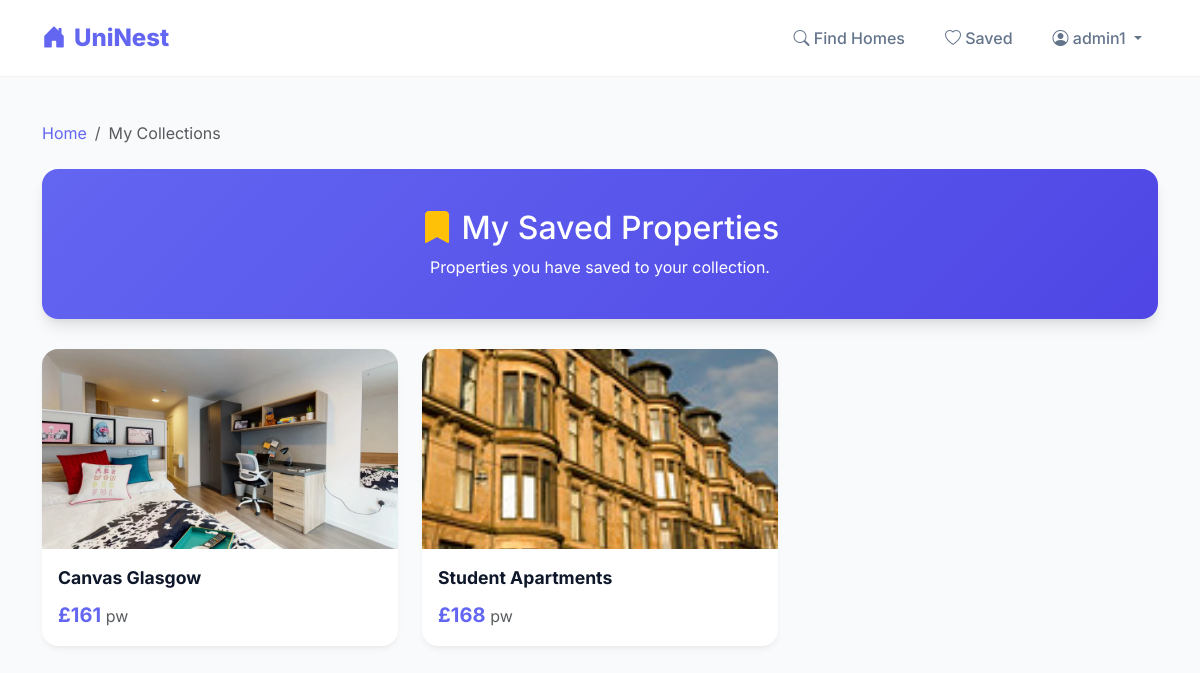
Page /my-collection/ (signed in) on the committed database.
### properties/models.py (models this page shows, shortened)
class User(AbstractUser):
    ROLE_CHOICES = (
        ('user', 'Student User'),
        ('agency', 'Agency'),
        ('admin', 'Administrator'),
    )
    role = models.CharField(max_length=10, choices=ROLE_CHOICES, default='user')

class Property(models.Model):
    title = models.CharField(max_length=200)
    description = models.TextField()
    price = models.IntegerField(verbose_name="Price (£/week)")
    zip_code = models.CharField(max_length=10)
    image = models.ImageField(upload_to="images/", blank=True, null=True)
    user = models.ForeignKey(User, on_delete=models.CASCADE)
    created_at = models.DateTimeField(auto_now_add=True)
    address = models.CharField(max_length=300, blank=True, verbose_name="Full Address")
    area = models.CharField(max_length=100, blank=True, null=True)
    latitude = models.DecimalField(max_digits=9, decimal_places=7, null=True, blank=True, verbose_name="Latitude")
    longitude = models.DecimalField(max_digits=10, decimal_places=7, null=True, blank=True, verbose_name="Longitude")
    distance_from_campus = models.CharField(max_length=50, blank=True, verbose_name="Distance from Campus")

### properties/views.py (the view)
# urls.py: path('my-collection/', views.my_collection, name='my_collection'),
@login_required
def my_collection(request):
    collected_properties = Property.objects.filter(
        collected_by__user=request.user
    ).order_by("-created_at")
    return render(request, "collections/my_collection.html", {"properties": collected_properties})

### properties/templates/collections/my_collection.html (shortened to what this page needs)
{% extends 'base/base.html' %}
{% block content %}
<div class="container py-4">
    <nav aria-label="breadcrumb" class="mb-4">
        <ol class="breadcrumb">
            <li class="breadcrumb-item">
                {% if request.GET.from == 'dashboard' %}
                    <a href="{% url 'user_dashboard' %}" class="text-decoration-none" style="color: var(--primary-color);">Dashboard</a>
                {% else %}
                    <a href="{% url 'home' %}" class="text-decoration-none" style="color: var(--primary-color);">Home</a>
                {% endif %}
            </li>
            <li class="breadcrumb-item active" aria-current="page">My Collections</li>
        </ol>
    </nav>
    <div class="page-header">
        <h2><i class="bi bi-bookmark-fill text-warning"></i> My Saved Properties</h2>
        <p class="mb-0">Properties you have saved to your collection.</p>
    </div>
    <div class="row g-4">
        {% for p in properties %}
        <div class="col-12 col-md-6 col-lg-4 animate-fade-in-up" style="animation-delay: {{ forloop.counter }}00ms;">
            <div class="property-card">
                <a href="{% url 'property_detail' p.id %}">
                    <div class="property-image-container">
                        {% if p.image %}
                            <img src="{{ p.image.url }}" class="property-image" alt="{{ p.title }}">
                        {% else %}
                            <div class="property-no-image"><i class="bi bi-image text-muted" style="font-size: 2rem;"></i></div>
                        {% endif %}
                    </div>
                    <div class="property-details">
                        <div class="property-title text-truncate">{{ p.title }}</div>
                        <div class="property-price">
                            £{{ p.price }} <span class="fs-6 text-muted fw-normal">pw</span>
                        </div>
                    </div>
                </a>
            </div>
        </div>
        {% endfor %}
    </div>
</div>
{% endblock %}

### properties/templates/base/base.html (shortened to what this page needs)
<!DOCTYPE html>
<html lang="en">
<head>
    <link href="https://cdn.jsdelivr.net/npm/bootstrap@5.3.3/dist/css/bootstrap.min.css" rel="stylesheet">
    <link rel="stylesheet" href="https://cdn.jsdelivr.net/npm/bootstrap-icons@1.11.3/font/bootstrap-icons.min.css">
</head>
<body>
    <nav class="navbar navbar-expand-lg modern-navbar">
        <div class="container max-w-1200">
            <a class="navbar-brand" href="{% url 'home' %}">
                <i class="bi bi-house-door-fill"></i> UniNest
            </a>
            <div class="collapse navbar-collapse" id="navbarNav">
                <ul class="navbar-nav ms-auto align-items-center gap-2">
                    <li class="nav-item">
                        <a class="nav-link" href="{% url 'home' %}"><i class="bi bi-search"></i> Find Homes</a>
                    </li>
                    {% if user.is_authenticated %}
                        <li class="nav-item">
                            <a class="nav-link" href="{% url 'my_likes' %}"><i class="bi bi-heart"></i> Saved</a>
                        </li>
                        <li class="nav-item dropdown">
                            <a class="nav-link dropdown-toggle" href="#" id="userDropdown" role="button" data-bs-toggle="dropdown">
                                <i class="bi bi-person-circle"></i> {{ user.username }}
                            </a>
                        </li>
                    {% endif %}
                </ul>
            </div>
        </div>
    </nav>
    <div class="main-container">
        <div id="toast-container" class="position-fixed top-0 end-0 p-3" style="z-index: 1060; margin-top: 70px;">
        </div>
        {% block content %}
        {% endblock %}
    </div>
</body>
</html>

### properties/templates/base/base.html (style rules this page uses)
:root { --primary-color: #6366f1; --primary-hover: #4f46e5; --secondary-color: #14b8a6; --accent-color: #f43f5e; --bg-light: #f8fafc; --text-dark: #0f172a; --text-muted: #64748b; --card-bg: #ffffff; --border-radius: 16px; --shadow-sm: 0 4px 6px -1px rgba(0, 0, 0, 0.05), 0 2px 4px -1px rgba(0, 0, 0, 0.03); --shadow-md: 0 10px 15px -3px rgba(0, 0, 0, 0.1), 0 4px 6px -2px rgba(0, 0, 0, 0.05); --shadow-lg: 0 20px 25px -5px rgba(99, 102, 241, 0.15), 0 10px 10px -5px rgba(99, 102, 241, 0.04); --transition: all 0.3s cubic-bezier(0.4, 0, 0.2, 1); --transition-bounce: all 0.5s cubic-bezier(0.68, -0.55, 0.265, 1.55); }
.animate-fade-in-up { animation: fadeInUp 0.6s cubic-bezier(0.16, 1, 0.3, 1) forwards; opacity: 0; }
body { background-color: var(--bg-light); min-height: 100vh; margin: 0; font-family: 'Inter', -apple-system, BlinkMacSystemFont, "Segoe UI", Roboto, sans-serif; display: flex; flex-direction: column; color: var(--text-dark); }
.main-container { flex: 1; background: transparent; width: 100%; max-width: 1200px; margin: 0 auto; position: relative; display: flex; flex-direction: column; padding: 20px; }
.modern-navbar { background: rgba(255, 255, 255, 0.9); backdrop-filter: blur(10px); border-bottom: 1px solid rgba(0,0,0,0.05); padding: 15px 0; position: sticky; top: 0; z-index: 1000; }
.navbar-brand { font-weight: 800; font-size: 1.5rem; color: var(--primary-color) !important; display: flex; align-items: center; gap: 8px; }
.nav-link { font-weight: 500; color: var(--text-muted); transition: var(--transition); padding: 8px 16px !important; border-radius: 8px; }

### properties/templates/collections/my_collection.html (style rules this page uses)
.page-header { background: linear-gradient(135deg, var(--primary-color), var(--primary-hover)); color: white; padding: 40px 20px; border-radius: var(--border-radius); margin-bottom: 30px; text-align: center; box-shadow: var(--shadow-md); }
.property-card { background: white; border: none; border-radius: var(--border-radius); overflow: hidden; transition: var(--transition); height: 100%; box-shadow: var(--shadow-sm); display: flex; flex-direction: column; }
.property-card a { text-decoration: none; color: inherit; display: flex; flex-direction: column; height: 100%; }
.property-image-container { height: 200px; width: 100%; overflow: hidden; background-color: var(--bg-light); }
.property-image { width: 100%; height: 100%; object-fit: cover; transition: var(--transition); }
.property-details { padding: 16px; display: flex; flex-direction: column; flex-grow: 1; }
.property-title { font-size: 1.1rem; font-weight: 700; color: var(--text-dark); margin-bottom: 8px; }
.property-price { font-size: 1.25rem; font-weight: 700; color: var(--primary-color); margin-top: auto; }

### rows in the picture
User: username "admin1"
Property: image (picture), title "Canvas Glasgow", price "161"
Property: image (picture), title "Student Apartments", price "168"
